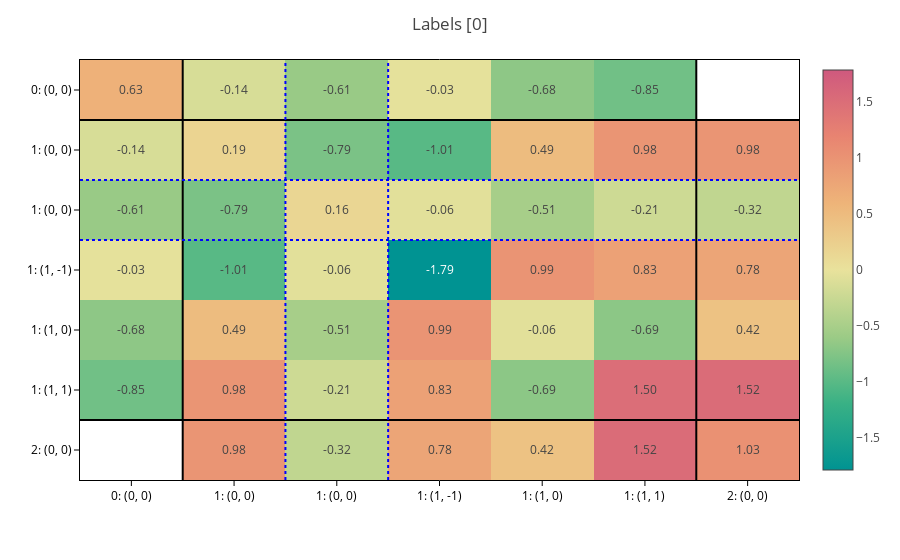

Notebook code cell kept with this figure:
### Markdown cell above
During training, we will compare these to the output of `Graph2Mat`.

We can also plot the target matrices from the data example:

### Code cell
def plot_matrices(data, predictions=None, title="", show=True):
    """Helper function to plot (possibly batched) matrices"""

    matrices = processor.matrix_from_data(data, predictions=predictions)

    if not isinstance(matrices, (tuple, list)):
        matrices = (matrices,)

    for i, (config, matrix) in enumerate(zip(configs, matrices)):
        if show is True or show == i:
            plot_basis_matrix(
                matrix,
                config,
                point_lines={"color": "black"},
                basis_lines={"color": "blue"},
                colorscale="temps",
                text=".2f",
                basis_labels=True,
            ).update_layout(title=f"{title} [{i}]").show()


plot_matrices(data_example, title="Labels")

### Figure 1 — Plotly figure (JSON) as saved in the notebook; plotly's stock layout.template omitted (floating-point values rounded to 4 significant figures)
{"data": [{"coloraxis": "coloraxis", "hovertemplate": "x: %{x}<br>y: %{y}<br>color: %{z}<extra></extra>", "name": "0", "texttemplate": "%{z:.2f}", "type": "heatmap", "xaxis": "x", "yaxis": "y", "z": [[0.632, -0.1414, -0.6112, -0.03448, -0.6786, -0.8516, NaN], [-0.1414, 0.1859, -0.7938, -1.006, 0.4885, 0.978, 0.9754], [-0.6112, -0.7938, 0.1581, -0.05657, -0.511, -0.214, -0.3153], [-0.03448, -1.006, -0.05657, -1.787, 0.9891, 0.8343, 0.7807], [-0.6786, 0.4885, -0.511, 0.9891, -0.05544, -0.6922, 0.4183], [-0.8516, 0.978, -0.214, 0.8343, -0.6922, 1.502, 1.519], [NaN, 0.9754, -0.3153, 0.7807, 0.4183, 1.519, 1.034]]}], "layout": {"coloraxis": {"cmid": 0, "colorscale": [[0, "rgb(0, 147, 146)"], [0.1667, "rgb(57, 177, 133)"], [0.3333, "rgb(156, 203, 134)"], [0.5, "rgb(233, 226, 156)"], [0.6667, "rgb(238, 180, 121)"], [0.8333, "rgb(232, 132, 113)"], [1, "rgb(207, 89, 126)"]]}, "margin": {"t": 60}, "shapes": [{"line": {"color": "black"}, "type": "line", "x0": 0, "x1": 1, "xref": "x domain", "y0": 0.5, "y1": 0.5, "yref": "y"}, {"line": {"color": "black"}, "type": "line", "x0": 0.5, "x1": 0.5, "xref": "x", "y0": 0, "y1": 1, "yref": "y domain"}, {"line": {"color": "black"}, "type": "line", "x0": 0, "x1": 1, "xref": "x domain", "y0": 5.5, "y1": 5.5, "yref": "y"}, {"line": {"color": "black"}, "type": "line", "x0": 5.5, "x1": 5.5, "xref": "x", "y0": 0, "y1": 1, "yref": "y domain"}, {"line": {"color": "blue", "dash": "dot"}, "type": "line", "x0": 0, "x1": 1, "xref": "x domain", "y0": 1.5, "y1": 1.5, "yref": "y"}, {"line": {"color": "blue", "dash": "dot"}, "type": "line", "x0": 1.5, "x1": 1.5, "xref": "x", "y0": 0, "y1": 1, "yref": "y domain"}, {"line": {"color": "blue", "dash": "dot"}, "type": "line", "x0": 0, "x1": 1, "xref": "x domain", "y0": 2.5, "y1": 2.5, "yref": "y"}, {"line": {"color": "blue", "dash": "dot"}, "type": "line", "x0": 2.5, "x1": 2.5, "xref": "x", "y0": 0, "y1": 1, "yref": "y domain"}], "title": {"text": "Labels [0]"}, "xaxis": {"anchor": "y", "domain": [0, 1], "ticktext": ["0: (0, 0)", "1: (0, 0)", "1: (0, 0)", "1: (1, -1)", "1: (1, 0)", "1: (1, 1)", "2: (0, 0)"], "tickvals": [0, 1, 2, 3, 4, 5, 6]}, "yaxis": {"anchor": "x", "autorange": "reversed", "domain": [0, 1], "ticktext": ["0: (0, 0)", "1: (0, 0)", "1: (0, 0)", "1: (1, -1)", "1: (1, 0)", "1: (1, 1)", "2: (0, 0)"], "tickvals": [0, 1, 2, 3, 4, 5, 6]}}}
